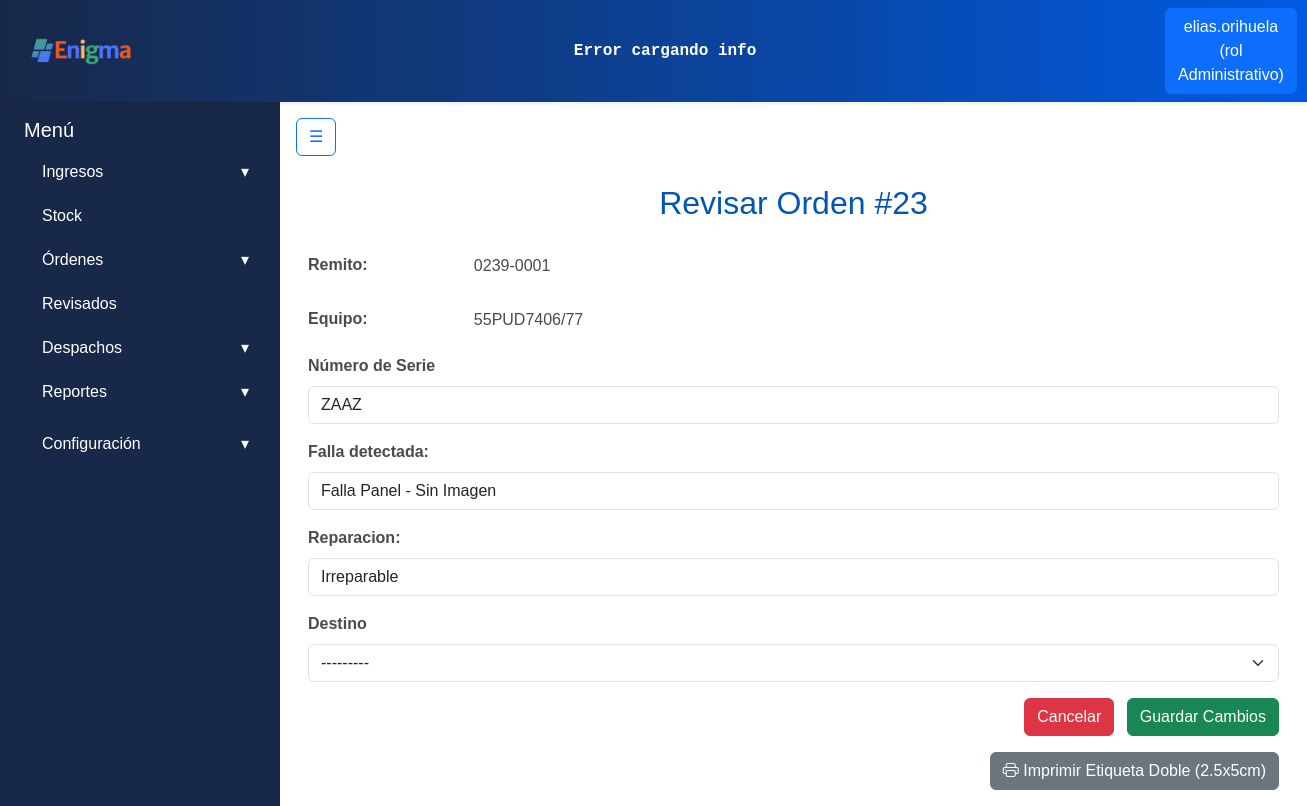
The app's page /ordenes/revisar/23/ (signed in) with its own data.
### apps/usuarios/models.py (models this page shows, shortened)
class Usuarios(AbstractBaseUser):
    username = models.CharField('Nombre de usuario', unique= True, max_length=60)
    email = models.EmailField('Correo electronico', max_length=254, unique= True)
    nombre = models.CharField(max_length=50)
    apellido = models.CharField(max_length=50)
    rol = models.ForeignKey(Roles, on_delete=models.CASCADE)
    activo = models.BooleanField(default=True)
    is_admin = models.BooleanField(default = False)
    is_superuser = models.BooleanField(default=False)
    is_staff = models.BooleanField(default=False)
    objects = UsuariosManager()
    USERNAME_FIELD = 'username'
    REQUIRED_FIELDS = ['nombre', 'apellido', 'email'] #campos necesarios para crear la cuenta por consola

class Roles(models.Model):
    id = models.AutoField(primary_key=True)
    nombre = models.CharField(max_length=50)
    def __str__(self):
        return self.nombre

### apps/ordenes/models.py (models this page shows, shortened)
class Ordenes(ModeloBaseConUsuario):  # HEREDA el usuario y el save()
    remito_id = models.ForeignKey('ingresos.Remitos', on_delete=models.CASCADE)
    equipo_id = models.ForeignKey('Equipos', on_delete=models.CASCADE)
    estado_id = models.ForeignKey('Estados', on_delete=models.CASCADE)
    falla_detectada = models.CharField(max_length=50, null=True, blank=True)
    reparacion = models.CharField(max_length=50, null=True, blank=True)
    fecha_revision = models.DateTimeField(null=True, blank=True)
    editado_por = models.ForeignKey(
        User, on_delete=models.SET_NULL, null=True, blank=True, related_name='ordenes_editadas'
    )
    palletizado_por = models.ForeignKey(
        User, on_delete=models.SET_NULL, null=True, blank=True, related_name='ordenes_palletizadas'
    )
    orden_activa = models.BooleanField(default=True)
    fecha_creacion = models.DateTimeField(auto_now_add=True)
    modificacion_id = models.ForeignKey('HistorialOrdenes', on_delete=models.CASCADE, null=True, blank=True)
    destino = models.ForeignKey('Destinos', on_delete=models.CASCADE, null=True, blank=True)
    equipo_palletizado = models.BooleanField(default=False)

class Equipos(models.Model):
    producto_id = models.ForeignKey('ingresos.Productos', on_delete=models.CASCADE)
    numero_serie = models.CharField(max_length=20, unique=True, null=True, blank=True)
    fecha_alta = models.DateTimeField(auto_now_add=True)
    observaciones = models.CharField(max_length=100, null=True, blank=True)

### apps/ingresos/models.py (models this page shows, shortened)
class Remitos(ModeloBaseConUsuario):
    numero_remito = models.CharField(max_length=20)
    numero_viaje = models.IntegerField()
    detalle_transporte = models.CharField(max_length=30)
    deposito_id = models.ForeignKey('stock.Depositos', on_delete=models.PROTECT)
    fecha_ingreso = models.DateField(auto_now_add=True)
    aprobado = models.BooleanField(default=False)
    productos = models.ManyToManyField('Productos', through='RemitoProducto')
    def __str__(self):
        return f"{self.numero_remito}"

class Productos(models.Model):
    id = models.AutoField(primary_key=True)
    marca = models.CharField(max_length=30)
    modelo = models.CharField(max_length=50, unique=True)

### apps/ordenes/views.py (the view, shortened to what this page needs)
# urls.py: path('revisar/<int:pk>/', login_required(RevisarOrdenUpdateView.as_view()), name='revisar_orden'),
class RevisarOrdenUpdateView(LoginRequiredMixin, UpdateView):
    model = Ordenes
    form_class = OrdenForm
    template_name = 'ordenes/revisar_orden.html'
    success_url = reverse_lazy('ordenes_pendientes')
    def get_context_data(self, **kwargs):
        context = super().get_context_data(**kwargs)
        orden = self.object
        equipo_form = kwargs.get('equipo_form') or EquipoForm(instance=orden.equipo_id)
        context.update({
            'estados': Estados.objects.all(),
            'destinos': Destinos.objects.all(),
            'equipo_form': equipo_form
        })
        return context

### apps/ordenes/forms.py
class EquipoForm(forms.ModelForm):
    class Meta:
        model = Equipos
        fields = ['numero_serie', 'observaciones']

### apps/ordenes/models.py (called while the page is built)
    def __str__(self):
        return self.nombre_destino

### apps/ordenes/templates/ordenes/revisar_orden.html (shortened to what this page needs)
{% extends 'base.html' %}
{% load widget_tweaks %}
{% block content %}
<div class="container mt-4 position-relative">
    <h2 class="mb-4">Revisar Orden #{{ object.id }}</h2>
    <form id="form-orden" method="post" class="needs-validation" novalidate>
        <div class="mb-3 row">
            <label class="col-sm-2 col-form-label fw-bold">Remito:</label>
            <div class="col-sm-10 pt-2">
                {{ object.remito_id }}
            </div>
        </div>
        <div class="mb-3 row">
            <label class="col-sm-2 col-form-label fw-bold">Equipo:</label>
            <div class="col-sm-10 pt-2">
                {{ object.equipo_id.producto_id.modelo }}
            </div>
        </div>
        <div class="mb-3">
            <label for="{{ equipo_form.numero_serie.id_for_label }}" class="form-label fw-bold">Número de Serie</label>
            {% render_field equipo_form.numero_serie class="form-control" placeholder="Ingresar serie del equipo" %}
        </div>
        <div class="mb-3">
            <label for="{{ form.falla_detectada.id_for_label }}" class="form-label fw-bold">{{ form.falla_detectada.label }}:</label>
            {% render_field form.falla_detectada class="form-control" placeholder="Describe la falla" %}
        </div>
        <div class="mb-3">
            <label for="{{ form.reparacion.id_for_label }}" class="form-label fw-bold">{{ form.reparacion.label }}:</label>
            {% render_field form.reparacion class="form-control" placeholder="Describe la reparación efectuada" %}
        </div>
        <div class="mb-3">
            <label for="{{ form.destino.id_for_label }}" class="form-label fw-bold">{{ form.destino.label }}</label>
            {% render_field form.destino class="form-select" %}
        </div>
        <div class="text-end">
            <a href="{{ request.META.HTTP_REFERER }}" class="btn btn-danger me-2">Cancelar</a>
            <button id="btn-guardar" type="submit" class="btn btn-success">Guardar Cambios</button>
        </div>
    </form>
    <form method="post" action="{% url 'impresora:imprimir_etiqueta' %}" id="form-imprimir" class="text-end mt-3">
        <button type="button" id="btn-imprimir" class="btn btn-secondary">
            <i class="bi bi-printer"></i> Imprimir Etiqueta Doble (2.5x5cm)
        </button>
    </form>
</div>
{% endblock %}

### templates/includes/header.html (shortened to what this page needs)
{% load static %}
<nav class="navbar navbar-expand-lg shadow-sm navbar-gradient">
  <div class="container-fluid">
    <a class="navbar-brand d-flex align-items-center" href="{% url 'core:dashboard' %}">
      <div class="card-header p-0 bg-transparent border-0">
        <img class="logo_form" src="{% static 'img/enigmaLogoNuevo.png' %}" alt="Enigma Logo">
      </div>
    </a>
    <div class="mx-auto text-center d-none d-lg-block">
        <div class="ticker-container text-white py-1 px-2 rounded">
            <div class="ticker" id="ticker-api">
            </div>
        </div>
    </div>
    <div class="d-flex ms-auto">
      {% if user.is_authenticated %}
        <div class="dropdown">
          <a class="btn btn-primary" href="#" role="button" id="dropdownUser" data-bs-toggle="dropdown" aria-expanded="false">
            {{ user.username }} (rol {{ user.rol }})
          </a>
        </div>
      {% else %}
        <a href="{% url 'usuarios:register' %}" class="btn btn-outline-primary me-2">Registrarse</a>
        <a href="{% url 'usuarios:login' %}" class="btn btn-outline-success">Login</a>
      {% endif %}
    </div>
  </div>
</nav>

### static/css/style.css (style rules this page uses)
:root { --color-bg-navbar-solid:linear-gradient(90deg, #182848 0%, #005ae1 100%); }
.navbar-gradient { background: var(--color-bg-navbar-solid); }
.logo_form { width: auto; height: 40px; margin-right: 10px; margin-left: 0.8rem; }
h2 { color: #e02626; }
body { font-family: Arial, sans-serif; color: #4b4b4b; }
h1, h2 { text-align: center; color: #0056b3; }
.ticker-container { color: #E0F2FE; overflow: hidden; white-space: nowrap; position: relative; width: 1000px; font-weight: bold; font-family: monospace; border-radius: 0.25rem; }
.ticker { display: inline-block; white-space: nowrap; animation: scrollTicker 50s linear infinite; }

### records on screen
Usuarios: username "elias.orihuela", rol "Administrativo"
Ordenes: id "23", remito_id "0239-0001", equipo_id.producto_id.modelo "55PUD7406/77", falla_detectada "Falla Panel - Sin Imagen", reparacion "Irreparable", destino "---------"
Equipos: numero_serie "ZAAZ"
